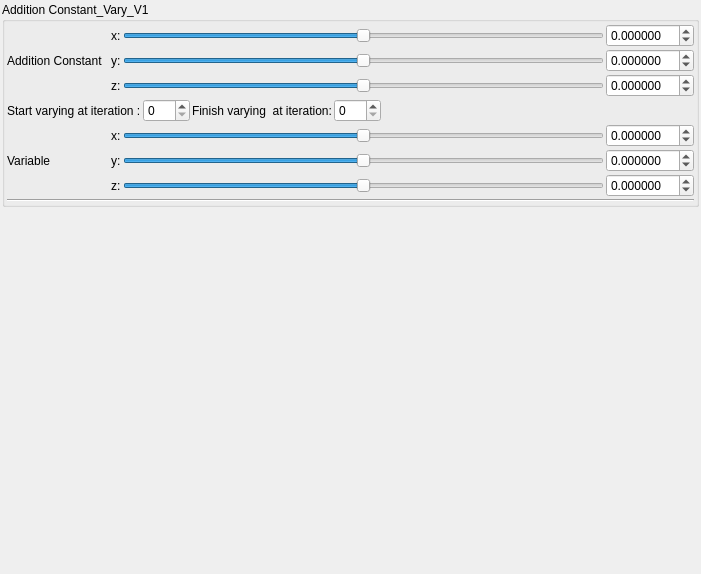
<?xml version="1.0" encoding="UTF-8"?>
<ui version="4.0">
 <class>Form</class>
 <widget class="QWidget" name="Form">
  <property name="geometry">
   <rect>
    <x>0</x>
    <y>0</y>
    <width>701</width>
    <height>574</height>
   </rect>
  </property>
  <property name="windowTitle">
   <string>Form</string>
  </property>
  <layout class="QVBoxLayout" name="verticalLayout">
   <property name="spacing">
    <number>2</number>
   </property>
   <property name="leftMargin">
    <number>2</number>
   </property>
   <property name="topMargin">
    <number>2</number>
   </property>
   <property name="rightMargin">
    <number>2</number>
   </property>
   <property name="bottomMargin">
    <number>2</number>
   </property>
   <item>
    <widget class="QGroupBox" name="groupBox">
     <property name="title">
      <string>Addition Constant_Vary_V1</string>
     </property>
     <property name="checkable">
      <bool>false</bool>
     </property>
     <layout class="QVBoxLayout" name="verticalLayout_25" stretch="0,0">
      <property name="spacing">
       <number>2</number>
      </property>
      <property name="leftMargin">
       <number>2</number>
      </property>
      <property name="topMargin">
       <number>2</number>
      </property>
      <property name="rightMargin">
       <number>2</number>
      </property>
      <property name="bottomMargin">
       <number>2</number>
      </property>
      <item>
       <layout class="QGridLayout" name="gridLayout_44">
        <property name="spacing">
         <number>2</number>
        </property>
        <item row="4" column="1">
         <widget class="QLabel" name="label_167">
          <property name="text">
           <string>x:</string>
          </property>
         </widget>
        </item>
        <item row="4" column="2">
         <widget class="QSlider" name="slider3_transf_offset_000_x">
          <property name="sizePolicy">
           <sizepolicy hsizetype="Expanding" vsizetype="Maximum">
            <horstretch>0</horstretch>
            <verstretch>0</verstretch>
           </sizepolicy>
          </property>
          <property name="minimum">
           <number>-5000000</number>
          </property>
          <property name="maximum">
           <number>5000000</number>
          </property>
          <property name="singleStep">
           <number>1</number>
          </property>
          <property name="orientation">
           <enum>Qt::Horizontal</enum>
          </property>
         </widget>
        </item>
        <item row="6" column="1">
         <widget class="QLabel" name="label_161">
          <property name="text">
           <string>z:</string>
          </property>
         </widget>
        </item>
        <item row="5" column="2">
         <widget class="QSlider" name="slider3_transf_offset_000_y">
          <property name="sizePolicy">
           <sizepolicy hsizetype="Expanding" vsizetype="Maximum">
            <horstretch>0</horstretch>
            <verstretch>0</verstretch>
           </sizepolicy>
          </property>
          <property name="minimum">
           <number>-5000000</number>
          </property>
          <property name="maximum">
           <number>5000000</number>
          </property>
          <property name="singleStep">
           <number>1</number>
          </property>
          <property name="orientation">
           <enum>Qt::Horizontal</enum>
          </property>
         </widget>
        </item>
        <item row="2" column="3">
         <widget class="MyDoubleSpinBox" name="spinbox3_transf_addition_constant_z">
          <property name="sizePolicy">
           <sizepolicy hsizetype="Minimum" vsizetype="Maximum">
            <horstretch>0</horstretch>
            <verstretch>0</verstretch>
           </sizepolicy>
          </property>
          <property name="prefix">
           <string/>
          </property>
          <property name="suffix">
           <string/>
          </property>
          <property name="decimals">
           <number>6</number>
          </property>
          <property name="minimum">
           <double>-99.989999999999995</double>
          </property>
          <property name="maximum">
           <double>99.989999999999995</double>
          </property>
          <property name="singleStep">
           <double>0.100000000000000</double>
          </property>
         </widget>
        </item>
        <item row="5" column="3">
         <widget class="MyDoubleSpinBox" name="spinbox3_transf_offset_000_y">
          <property name="sizePolicy">
           <sizepolicy hsizetype="Minimum" vsizetype="Maximum">
            <horstretch>0</horstretch>
            <verstretch>0</verstretch>
           </sizepolicy>
          </property>
          <property name="prefix">
           <string/>
          </property>
          <property name="suffix">
           <string/>
          </property>
          <property name="decimals">
           <number>6</number>
          </property>
          <property name="minimum">
           <double>-99.989999999999995</double>
          </property>
          <property name="maximum">
           <double>99.989999999999995</double>
          </property>
          <property name="singleStep">
           <double>0.100000000000000</double>
          </property>
         </widget>
        </item>
        <item row="1" column="1">
         <widget class="QLabel" name="label_162">
          <property name="text">
           <string>y:</string>
          </property>
         </widget>
        </item>
        <item row="6" column="2">
         <widget class="QSlider" name="slider3_transf_offset_000_z">
          <property name="sizePolicy">
           <sizepolicy hsizetype="Expanding" vsizetype="Maximum">
            <horstretch>0</horstretch>
            <verstretch>0</verstretch>
           </sizepolicy>
          </property>
          <property name="minimum">
           <number>-5000000</number>
          </property>
          <property name="maximum">
           <number>5000000</number>
          </property>
          <property name="singleStep">
           <number>1</number>
          </property>
          <property name="orientation">
           <enum>Qt::Horizontal</enum>
          </property>
         </widget>
        </item>
        <item row="0" column="1">
         <widget class="QLabel" name="label_160">
          <property name="text">
           <string>x:</string>
          </property>
         </widget>
        </item>
        <item row="1" column="2">
         <widget class="QSlider" name="slider3_transf_addition_constant_y">
          <property name="sizePolicy">
           <sizepolicy hsizetype="Expanding" vsizetype="Maximum">
            <horstretch>0</horstretch>
            <verstretch>0</verstretch>
           </sizepolicy>
          </property>
          <property name="minimum">
           <number>-5000000</number>
          </property>
          <property name="maximum">
           <number>5000000</number>
          </property>
          <property name="singleStep">
           <number>1</number>
          </property>
          <property name="orientation">
           <enum>Qt::Horizontal</enum>
          </property>
         </widget>
        </item>
        <item row="0" column="3">
         <widget class="MyDoubleSpinBox" name="spinbox3_transf_addition_constant_x">
          <property name="sizePolicy">
           <sizepolicy hsizetype="Minimum" vsizetype="Maximum">
            <horstretch>0</horstretch>
            <verstretch>0</verstretch>
           </sizepolicy>
          </property>
          <property name="prefix">
           <string/>
          </property>
          <property name="suffix">
           <string/>
          </property>
          <property name="decimals">
           <number>6</number>
          </property>
          <property name="minimum">
           <double>-99.989999999999995</double>
          </property>
          <property name="maximum">
           <double>99.989999999999995</double>
          </property>
          <property name="singleStep">
           <double>0.100000000000000</double>
          </property>
         </widget>
        </item>
        <item row="2" column="2">
         <widget class="QSlider" name="slider3_transf_addition_constant_z">
          <property name="sizePolicy">
           <sizepolicy hsizetype="Expanding" vsizetype="Maximum">
            <horstretch>0</horstretch>
            <verstretch>0</verstretch>
           </sizepolicy>
          </property>
          <property name="minimum">
           <number>-5000000</number>
          </property>
          <property name="maximum">
           <number>5000000</number>
          </property>
          <property name="singleStep">
           <number>1</number>
          </property>
          <property name="orientation">
           <enum>Qt::Horizontal</enum>
          </property>
         </widget>
        </item>
        <item row="2" column="1">
         <widget class="QLabel" name="label_163">
          <property name="text">
           <string>z:</string>
          </property>
         </widget>
        </item>
        <item row="0" column="2">
         <widget class="QSlider" name="slider3_transf_addition_constant_x">
          <property name="sizePolicy">
           <sizepolicy hsizetype="Preferred" vsizetype="Preferred">
            <horstretch>0</horstretch>
            <verstretch>0</verstretch>
           </sizepolicy>
          </property>
          <property name="minimum">
           <number>-5000000</number>
          </property>
          <property name="maximum">
           <number>5000000</number>
          </property>
          <property name="singleStep">
           <number>1</number>
          </property>
          <property name="orientation">
           <enum>Qt::Horizontal</enum>
          </property>
         </widget>
        </item>
        <item row="6" column="3">
         <widget class="MyDoubleSpinBox" name="spinbox3_transf_offset_000_z">
          <property name="sizePolicy">
           <sizepolicy hsizetype="Minimum" vsizetype="Maximum">
            <horstretch>0</horstretch>
            <verstretch>0</verstretch>
           </sizepolicy>
          </property>
          <property name="prefix">
           <string/>
          </property>
          <property name="suffix">
           <string/>
          </property>
          <property name="decimals">
           <number>6</number>
          </property>
          <property name="minimum">
           <double>-99.989999999999995</double>
          </property>
          <property name="maximum">
           <double>99.989999999999995</double>
          </property>
          <property name="singleStep">
           <double>0.100000000000000</double>
          </property>
         </widget>
        </item>
        <item row="1" column="3">
         <widget class="MyDoubleSpinBox" name="spinbox3_transf_addition_constant_y">
          <property name="sizePolicy">
           <sizepolicy hsizetype="Minimum" vsizetype="Maximum">
            <horstretch>0</horstretch>
            <verstretch>0</verstretch>
           </sizepolicy>
          </property>
          <property name="prefix">
           <string/>
          </property>
          <property name="suffix">
           <string/>
          </property>
          <property name="decimals">
           <number>6</number>
          </property>
          <property name="minimum">
           <double>-99.989999999999995</double>
          </property>
          <property name="maximum">
           <double>99.989999999999995</double>
          </property>
          <property name="singleStep">
           <double>0.100000000000000</double>
          </property>
         </widget>
        </item>
        <item row="4" column="3">
         <widget class="MyDoubleSpinBox" name="spinbox3_transf_offset_000_x">
          <property name="sizePolicy">
           <sizepolicy hsizetype="Minimum" vsizetype="Maximum">
            <horstretch>0</horstretch>
            <verstretch>0</verstretch>
           </sizepolicy>
          </property>
          <property name="prefix">
           <string/>
          </property>
          <property name="suffix">
           <string/>
          </property>
          <property name="decimals">
           <number>6</number>
          </property>
          <property name="minimum">
           <double>-99.989999999999995</double>
          </property>
          <property name="maximum">
           <double>99.989999999999995</double>
          </property>
          <property name="singleStep">
           <double>0.100000000000000</double>
          </property>
         </widget>
        </item>
        <item row="1" column="0">
         <widget class="QLabel" name="label_164">
          <property name="text">
           <string>Addition Constant  </string>
          </property>
         </widget>
        </item>
        <item row="5" column="1">
         <widget class="QLabel" name="label_165">
          <property name="text">
           <string>y:</string>
          </property>
         </widget>
        </item>
        <item row="3" column="0" colspan="4">
         <layout class="QGridLayout" name="gridLayout_45">
          <item row="0" column="3">
           <widget class="MySpinBox" name="spinboxInt_transf_stop_iterations">
            <property name="sizePolicy">
             <sizepolicy hsizetype="Minimum" vsizetype="Maximum">
              <horstretch>0</horstretch>
              <verstretch>0</verstretch>
             </sizepolicy>
            </property>
            <property name="maximum">
             <number>250</number>
            </property>
           </widget>
          </item>
          <item row="0" column="4">
           <spacer name="horizontalSpacer_24">
            <property name="orientation">
             <enum>Qt::Horizontal</enum>
            </property>
            <property name="sizeHint" stdset="0">
             <size>
              <width>40</width>
              <height>20</height>
             </size>
            </property>
           </spacer>
          </item>
          <item row="0" column="1">
           <widget class="MySpinBox" name="spinboxInt_transf_start_iterations_250">
            <property name="sizePolicy">
             <sizepolicy hsizetype="Minimum" vsizetype="Maximum">
              <horstretch>0</horstretch>
              <verstretch>0</verstretch>
             </sizepolicy>
            </property>
            <property name="maximum">
             <number>250</number>
            </property>
           </widget>
          </item>
          <item row="0" column="2">
           <widget class="QLabel" name="label_169">
            <property name="text">
             <string>Finish varying  at iteration:</string>
            </property>
           </widget>
          </item>
          <item row="0" column="0">
           <widget class="QLabel" name="label_171">
            <property name="text">
             <string>Start varying at iteration :</string>
            </property>
           </widget>
          </item>
         </layout>
        </item>
        <item row="5" column="0">
         <widget class="QLabel" name="label_166">
          <property name="text">
           <string>Variable</string>
          </property>
         </widget>
        </item>
       </layout>
      </item>
      <item>
       <widget class="Line" name="line_31">
        <property name="orientation">
         <enum>Qt::Horizontal</enum>
        </property>
       </widget>
      </item>
     </layout>
    </widget>
   </item>
   <item>
    <spacer name="verticalSpacer">
     <property name="orientation">
      <enum>Qt::Vertical</enum>
     </property>
     <property name="sizeHint" stdset="0">
      <size>
       <width>20</width>
       <height>40</height>
      </size>
     </property>
    </spacer>
   </item>
  </layout>
 </widget>
 <customwidgets>
  <customwidget>
   <class>MyDoubleSpinBox</class>
   <extends>QDoubleSpinBox</extends>
   <header>mydoublespinbox.h</header>
  </customwidget>
  <customwidget>
   <class>MySpinBox</class>
   <extends>QSpinBox</extends>
   <header>myspinbox.h</header>
  </customwidget>
 </customwidgets>
 <resources/>
 <connections/>
</ui>
